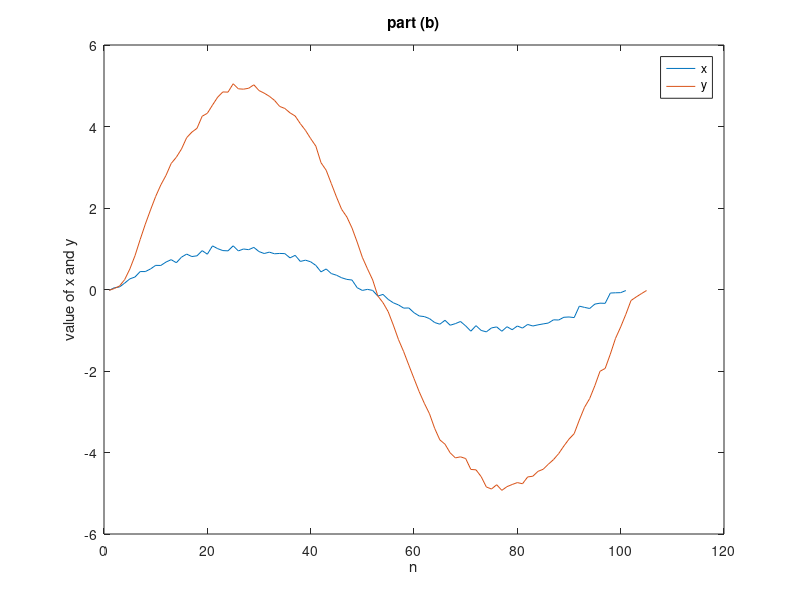
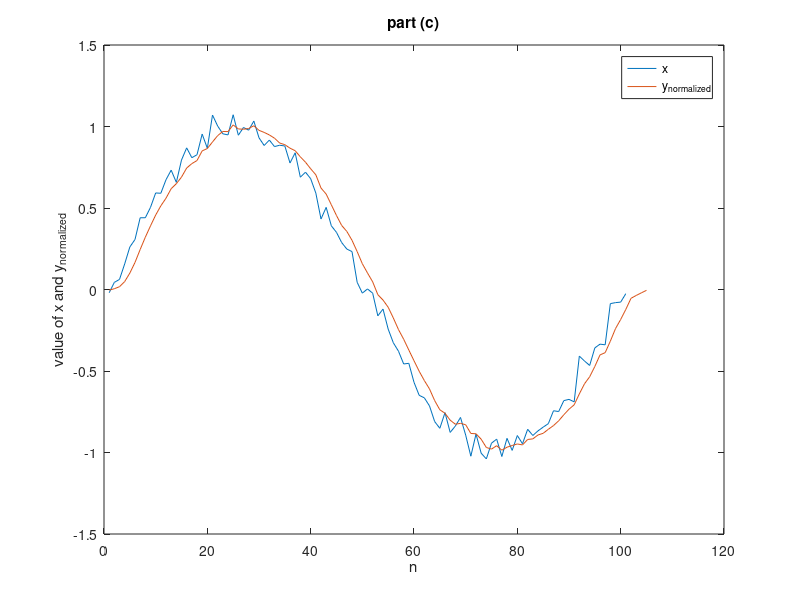

MATLAB code to generate these figures, in order:
clear all
close all
clc

x = sin(2*pi*0.01*(0:100)) + 0.05*randn(1,101);
A_x = sum(x);

h = ones(1,5);
A_h = sum(h);

y = conv(x, h);
A_y = sum(y);

diff = A_y - A_x * A_h;

figure(1);
plot(x)
hold on
plot(y)
xlabel('n')
ylabel('value of x and y')
title('part (b)')
legend('x', 'y')

L_h = length(h);
h_norm = 1 / L_h * h;
A_h_norm = sum(h_norm);

y_norm = conv(x, h_norm);
A_y_norm = sum(y_norm);
diff_norm = A_y_norm - A_x * A_h_norm;
figure(2);
plot(x)
hold on
plot(y_norm)
xlabel('n')
ylabel('value of x and y_{normalized}')
title('part (c)')
legend('x', 'y_{normalized}')